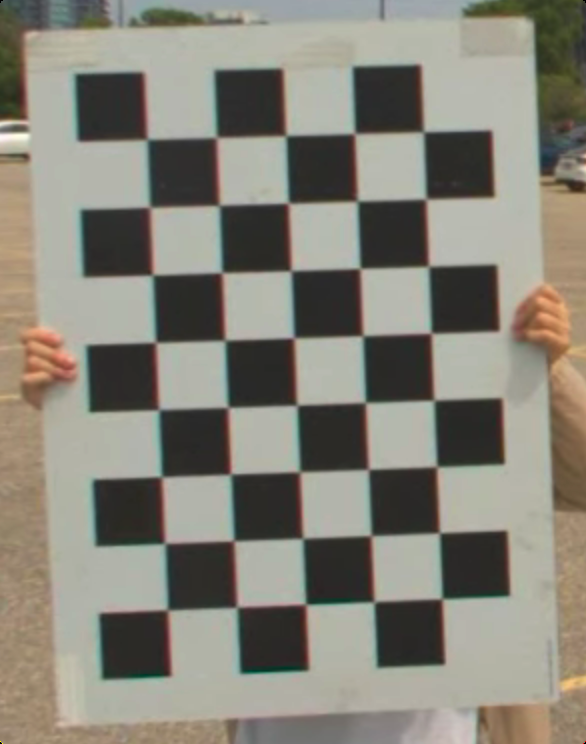
%> input picture images/checkerboard.png, 586 x 744 px; its folder holds only this picture in this run
$ octave maskPolygonBlack.m   (GNU Octave 9; MATLAB toolbox functions it lacks are replaced by stand-ins)
%> lines starting %> are read from the running program, lines starting %| are printed output that depends on the picture
% use camera parameters to undistort images

save_path = '/Users/minghao/Documents/UWaterloo/Projects/indoor/IndoorCalibration2025-04-23/paired_results/node1/front_right';
imageFilesPath = fullfile(save_path,'Images');
undistImageFilesPath = fullfile(save_path, "blackImages");
if ~exist(undistImageFilesPath,'dir')
    mkdir(undistImageFilesPath);
end


% Get a list of all files in the source folder
file_list = dir(fullfile(imageFilesPath, '*.png'));

% Loop through each image file in the source folder
for i = 1:length(file_list)
    % Get the filename
    filename = file_list(i).name;
    filepath = fullfile(imageFilesPath, filename);

    % Read the image
    I = imread(filepath);
%> I is the input picture: size 744x586x3 uint8; mean R, G, B 133.7, 130.8, 120

    % Get the output filename
    output_filename = fullfile(undistImageFilesPath, filename);

    imwrite(maskPolygonBlackFunc(I), output_filename);
end


function I_masked = maskPolygonBlackFunc(I)
% maskPolygonBlack - Sets a polygon region in the image to black
%
% Inputs:
%   I          - Input image (grayscale or RGB)
%
% Output:
%   I_masked   - Output image with polygon region set to black

    % Create polygon mask
    % Node 1 right
    % polygon_x = [1454, 1771, 1891, 1491];
    % polygon_y = [968, 999, 1200, 1200];

    % Node 1 left
    % polygon_x = [780, 1360, 1400, 1150];
    % polygon_y = [0, 0, 280, 330];

    % Node 1 right raw
    % polygon_x = [1454, 1920, 1920, 1454];
    % polygon_y = [0, 0, 220, 130];

    % % Node 1 left raw
    % polygon_x = [45, 560, 615, 354];
    % polygon_y = [466, 220, 520, 988];


    % Node 1 left raw
    polygon_x = [1350, 1350, 1500, 1500];
    polygon_y = [85,   137,  142, 81];

    mask = poly2mask(polygon_x, polygon_y, size(I, 1), size(I, 2));

    % Apply mask to set polygon region to black
    if size(I, 3) == 3  % RGB image
        I_masked = I;
        for c = 1:3
            channel = I(:,:,c);
            channel(mask) = 0;
            I_masked(:,:,c) = channel;
        end
%> this loop made 3 passes
%> pass 1, in maskPolygonBlackFunc, `channel = I(:,:,c);`:
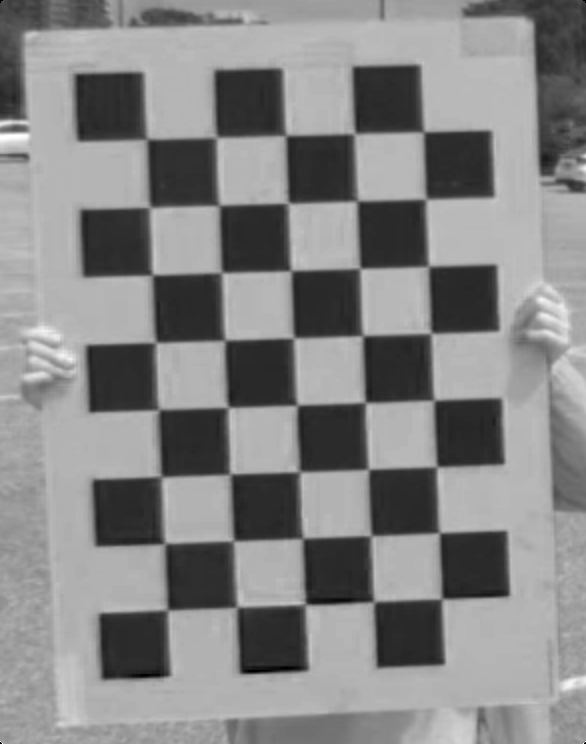
%> channel: size 744x586 uint8; min 0, max 255, mean 133.7
%> pass 2, in maskPolygonBlackFunc, `channel = I(:,:,c);`:
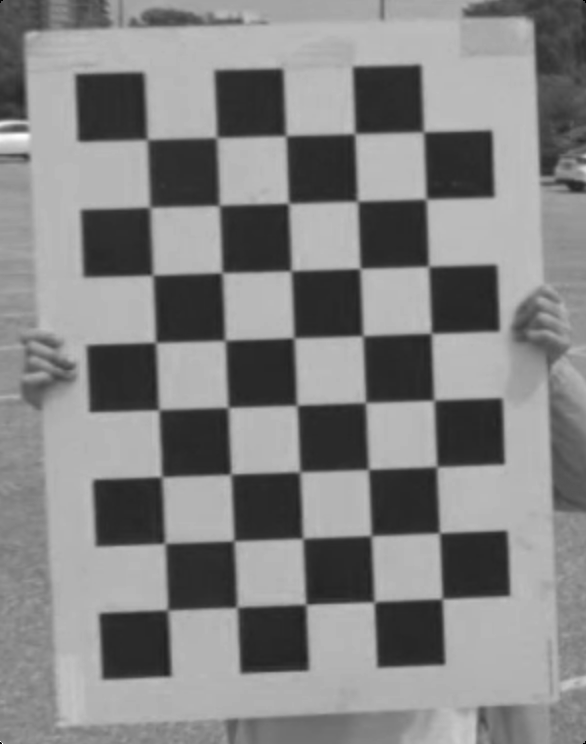
%> channel: size 744x586 uint8; min 0, max 255, mean 130.8
%> pass 3, in maskPolygonBlackFunc, `channel = I(:,:,c);`:
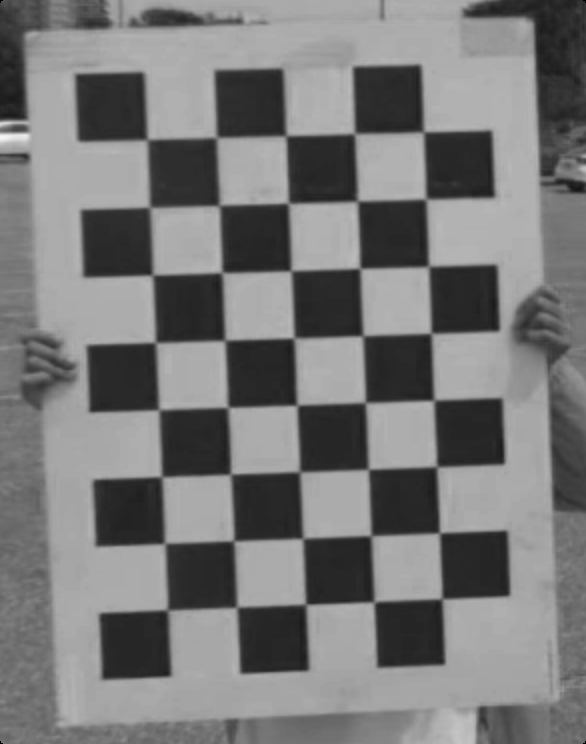
%> channel: size 744x586 uint8; min 0, max 247, mean 120
    else  % Grayscale image
        I_masked = I;
        I_masked(mask) = 0;
    end
end

$ run again, on images/recommended_orientation_for_lidar_cam_calibration.png
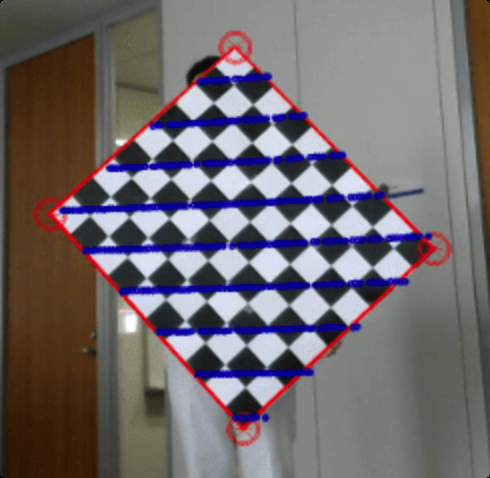
%> input picture images/recommended_orientation_for_lidar_cam_calibration.png, 490 x 478 px
%> I is the input picture: size 478x490x3 uint8; mean R, G, B 112, 105, 108.5
%> the loop in maskPolygonBlackFunc, `for c = 1:3` made 3 passes
%> pass 1, in maskPolygonBlackFunc, `channel = I(:,:,c);`:
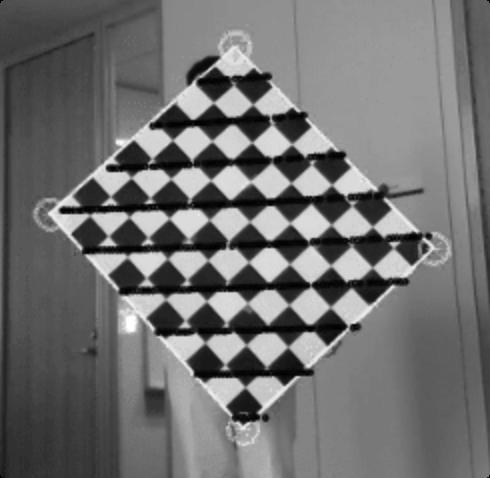
%> channel: size 478x490 uint8; min 0, max 255, mean 112
%> pass 3, in maskPolygonBlackFunc, `channel = I(:,:,c);`:
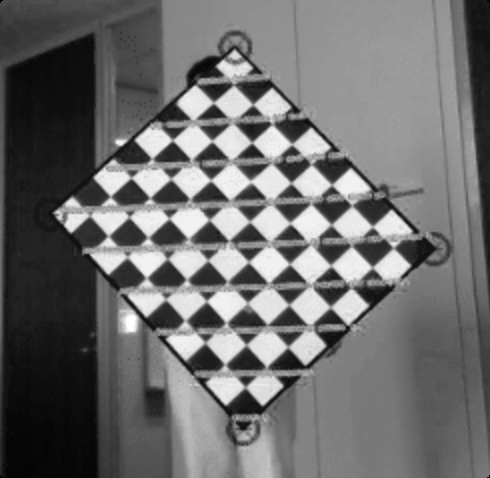
%> channel: size 478x490 uint8; min 0, max 255, mean 108.5
